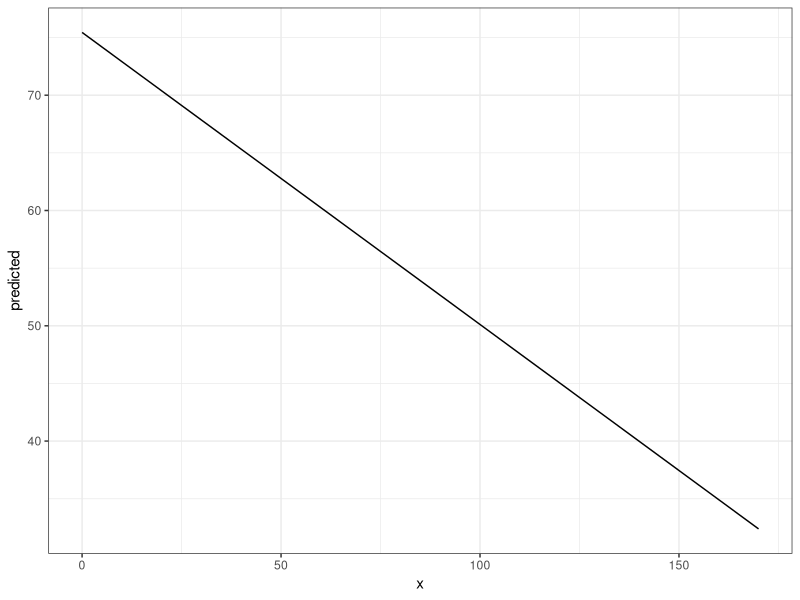
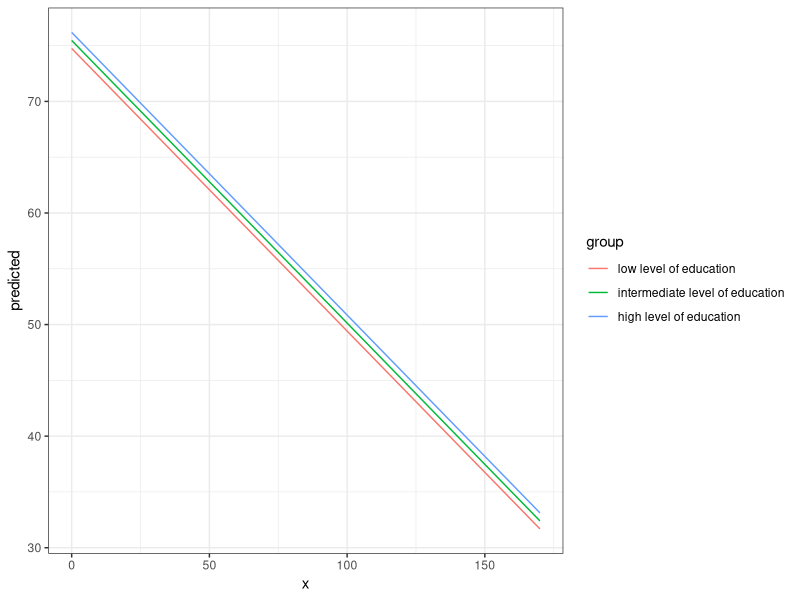
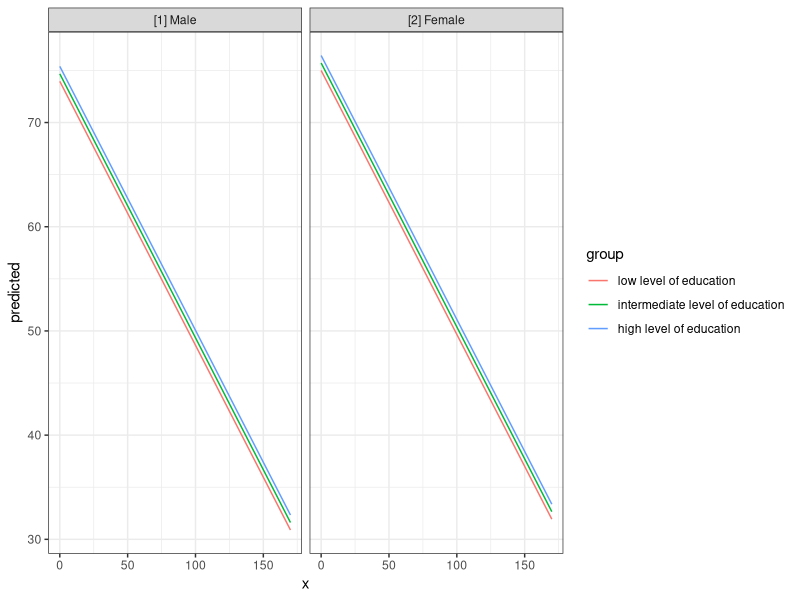
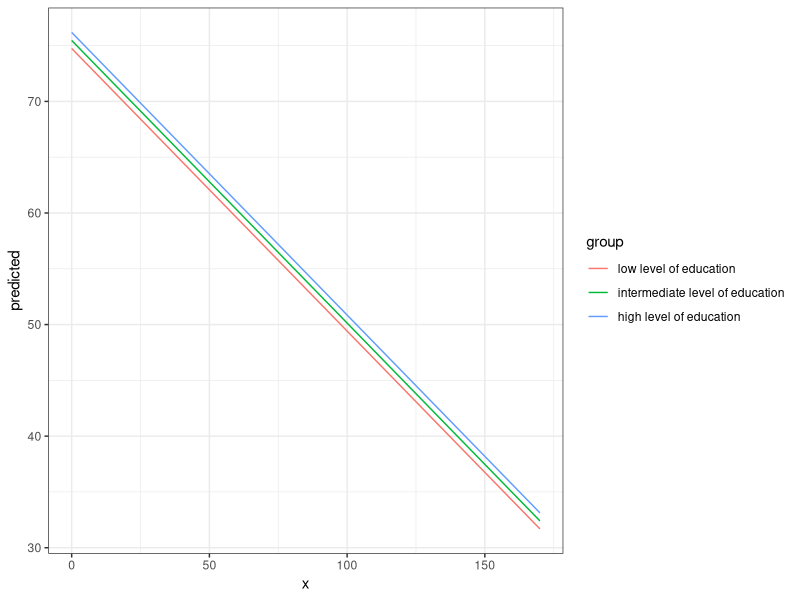
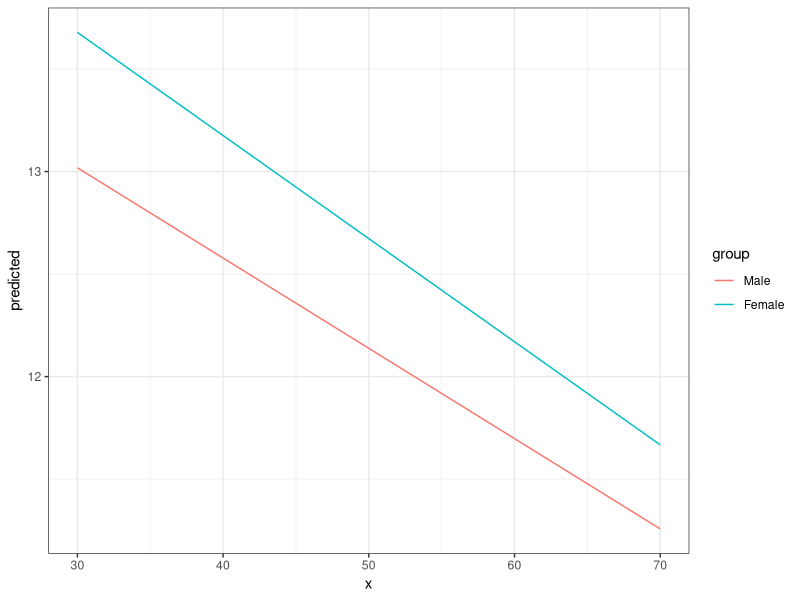
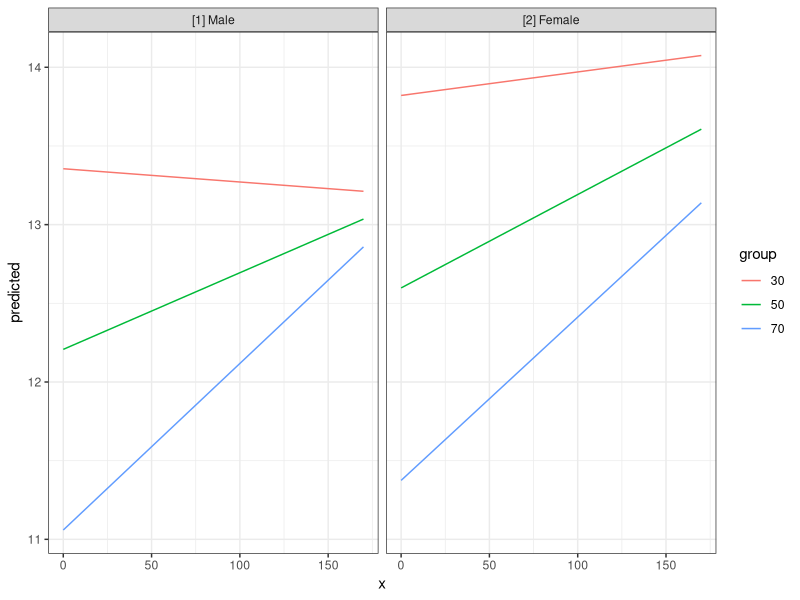
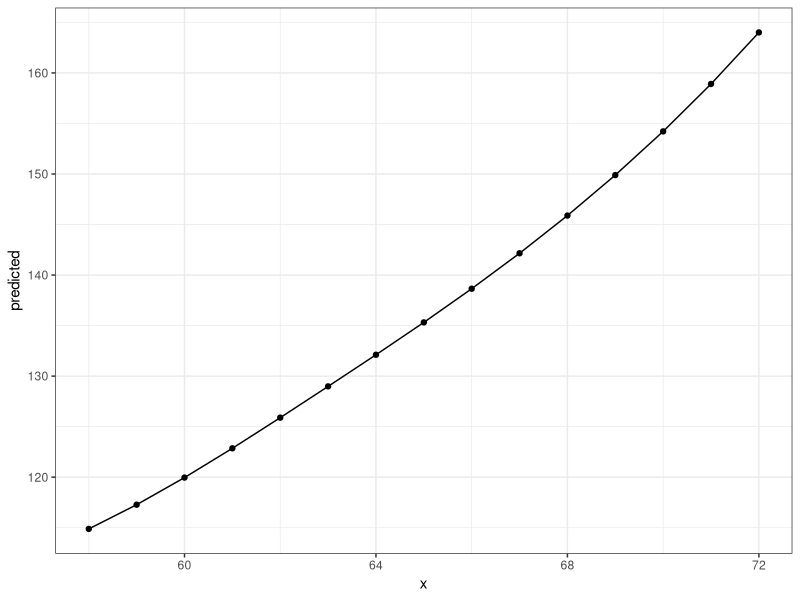
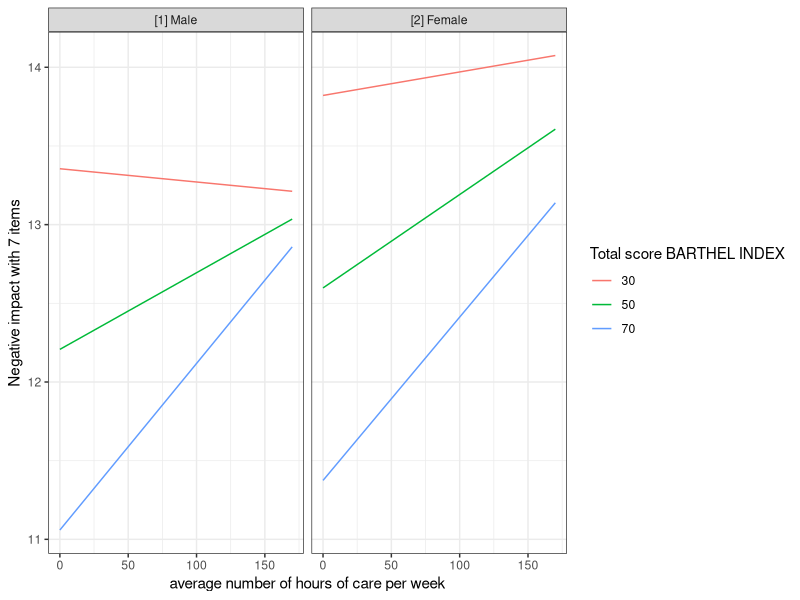

Write the R code that produced these figures, in order.
## ---- chunk 1
knitr::opts_chunk$set(collapse = TRUE, comment = "#>", dev = "png", fig.width = 7, fig.height = 3.5, message = FALSE, warning = FALSE)
options(width = 800)
## ---- chunk 2
library(ggeffects)
data(efc)
fit <- lm(barthtot ~ c12hour + neg_c_7 + c161sex + c172code, data = efc)

ggpredict(fit, terms = "c12hour")
## ---- chunk 3
library(ggplot2)
theme_set(theme_bw())

mydf <- ggpredict(fit, terms = "c12hour")
ggplot(mydf, aes(x, predicted)) + geom_line()
## ---- chunk 4
ggpredict(fit, terms = c("c12hour", "c172code"))
## ---- chunk 5
mydf <- ggpredict(fit, terms = c("c12hour", "c172code"))
ggplot(mydf, aes(x, predicted, colour = group)) + geom_line()
## ---- chunk 6
mydf <- ggpredict(fit, terms = c("c12hour", "c172code", "c161sex"))
mydf
ggplot(mydf, aes(x, predicted, colour = group)) + 
  geom_line() + 
  facet_wrap(~facet)
## ---- chunk 7
mydf <- ggpredict(fit)
mydf
## ---- chunk 8
mydf <- ggaverage(fit, terms = c("c12hour", "c172code"))
ggplot(mydf, aes(x, predicted, colour = group)) + geom_line()
## ---- chunk 9
library(sjmisc)
data(efc)

# make categorical
efc$c161sex <- to_factor(efc$c161sex)

# fit model with interaction
fit <- lm(neg_c_7 ~ c12hour + barthtot * c161sex, data = efc)

# select only levels 30, 50 and 70 from continuous variable Barthel-Index
mydf <- ggpredict(fit, terms = c("barthtot [30,50,70]", "c161sex"))
ggplot(mydf, aes(x, predicted, colour = group)) + geom_line()
## ---- chunk 10
# fit model with 3-way-interaction
fit <- lm(neg_c_7 ~ c12hour * barthtot * c161sex, data = efc)

# select only levels 30, 50 and 70 from continuous variable Barthel-Index
mydf <- ggpredict(fit, terms = c("c12hour", "barthtot [30,50,70]", "c161sex"))

ggplot(mydf, aes(x, predicted, colour = group)) + 
  geom_line() +
  facet_wrap(~facet)
## ---- chunk 11
library(splines)
data(women)

fm1 <- lm(weight ~ bs(height, df = 5), data = women)
dat <- ggpredict(fm1, "height")

ggplot(dat, aes(x, predicted)) + 
  geom_line() +
  geom_point()
## ---- chunk 12
get_x_title(mydf)
get_y_title(mydf)

ggplot(mydf, aes(x, predicted, colour = group)) + 
  geom_line() +
  facet_wrap(~facet) +
  labs(
    x = get_x_title(mydf),
    y = get_y_title(mydf),
    colour = get_legend_title(mydf)
  )
